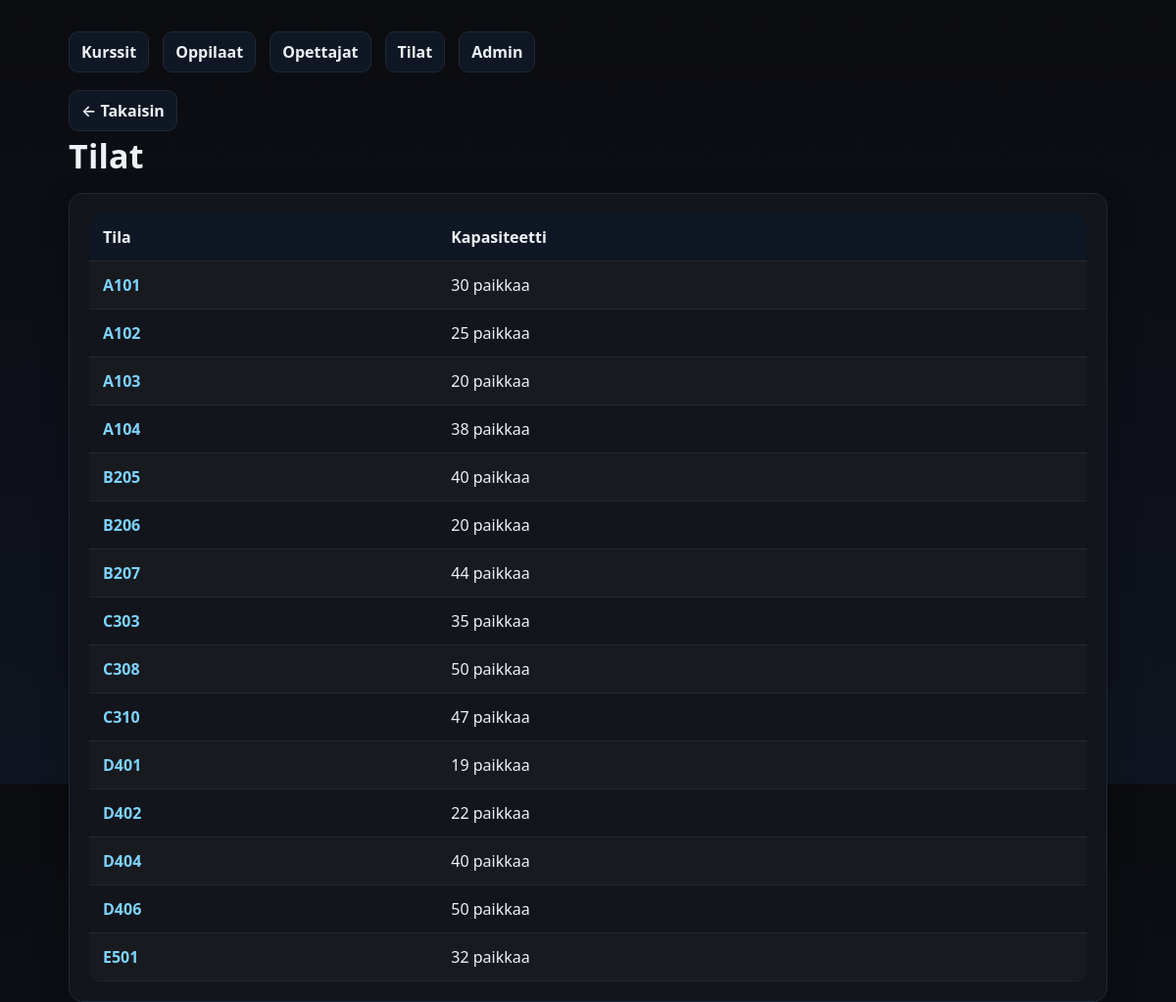
/kurssienhallinta/tilat.php, run on an earlier commit of the app's database.
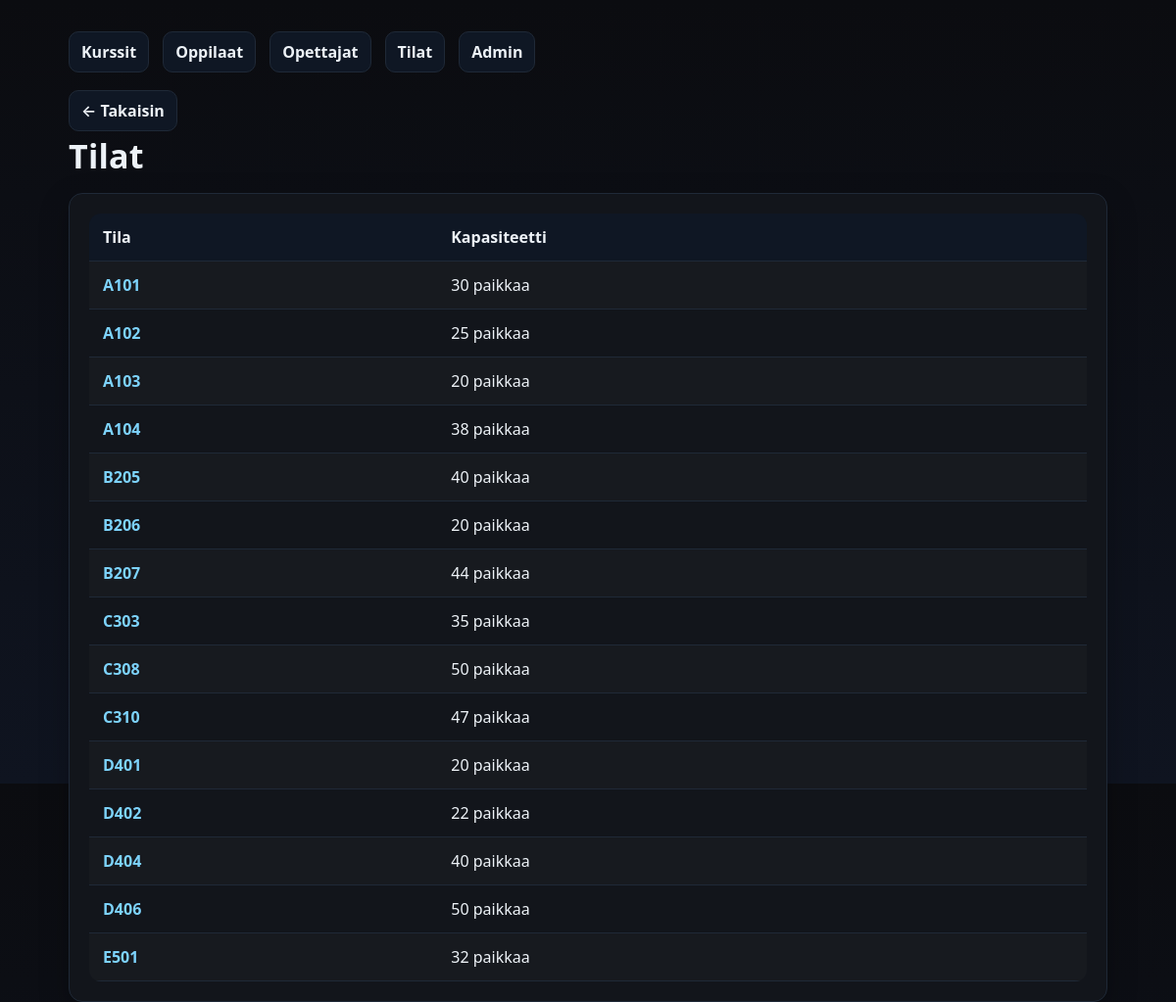
And on a later commit of the database.
### tables this page shows
CREATE TABLE `tilat` (
  `tila_id` int(11) NOT NULL,
  `tila_nimi` varchar(50) NOT NULL,
  `paikkoja` int(11) NOT NULL
);

### kurssienhallinta/tilat.php (the view, shortened to what this page needs)
<?php
$pdo = getPDO();
$tilat = $pdo->query("SELECT tila_id, tila_nimi, paikkoja FROM tilat ORDER BY tila_nimi")->fetchAll();
?>
<!doctype html>
<html lang="fi">
<head>
  <link rel="stylesheet" href="styles.css">
</head>
<body>
  <div class="container">
    <div class="nav">
      <a href="index.php">Kurssit</a>
      <a href="oppilaat.php">Oppilaat</a>
      <a href="opettajat.php">Opettajat</a>
      <a href="tilat.php">Tilat</a>
      <a href="admin.php">Admin</a>
    </div>
    <a class="back" href="index.php">← Takaisin</a>
    <h1 class="page-title">Tilat</h1>
    <div class="card table-wrap">
      <table>
        <thead>
          <tr>
            <th>Tila</th>
            <th>Kapasiteetti</th>
          </tr>
        </thead>
        <tbody>
          <?php if (!$tilat): ?>
            <tr><td colspan="2" class="muted">Ei tiloja.</td></tr>
          <?php else: ?>
            <?php foreach($tilat as $t): ?>
            <tr>
              <td>
                <a href="tila.php?id=<?= (int)$t['tila_id'] ?>">
                  <?= htmlspecialchars($t['tila_nimi']) ?>
                </a>
              </td>
              <td><?= htmlspecialchars($t['paikkoja']) ?> paikkaa</td>
            </tr>
            <?php endforeach; ?>
          <?php endif; ?>
        </tbody>
      </table>
    </div>
  </div>
</body>
</html>

### kurssienhallinta/styles.css (style rules this page uses)
:root { --bg:#0b0c10; --card:#12151b; --muted:#98a2b3; --text:#edf2f7; --accent:#6ea8fe; --danger:#ef4444; --border:#1f2937; }
* { box-sizing:border-box }
html,body { height:100% }
body { margin:0; font:16px/1.5 system-ui,-apple-system,Segoe UI,Roboto,Ubuntu,'Helvetica Neue',Arial; background:linear-gradient(180deg,#0b0c10 0%, #0f1420 100%); color:var(--text); }
.container { max-width:1100px;margin:32px auto;padding:0 20px }
.card { background:var(--card); border:1px solid var(--border); border-radius:14px; padding:20px; box-shadow:0 10px 30px rgba(0,0,0,.25); }
.page-title { margin:0 0 12px; font-size:clamp(24px,3.2vw,34px); letter-spacing:.2px; }
.nav { display:flex;gap:14px;flex-wrap:wrap;margin:0 0 18px }
.nav a,.back { color:var(--text); text-decoration:none; background:#0f1724; border:1px solid var(--border); padding:8px 12px;border-radius:10px; transition:all .15s ease; }
.back { display:inline-flex;align-items:center;gap:8px }
.table-wrap { overflow:auto }
table { width:100%;border-collapse:collapse;border-radius:12px;overflow:hidden }
th,td { padding:12px 14px;border-bottom:1px solid var(--border);text-align:left;vertical-align:top }
thead th { background:#0f1724;font-weight:600 }
tbody tr:nth-child(odd) { background:rgba(255,255,255,.02) }
a { color: #7dd3fc; text-decoration: none; font-weight: 600; transition: color .15s ease; }

What changed in the data, as far as the page shows it:
changed tilat (number 11 of 15 on the later page): paikkoja "19" → "20"
